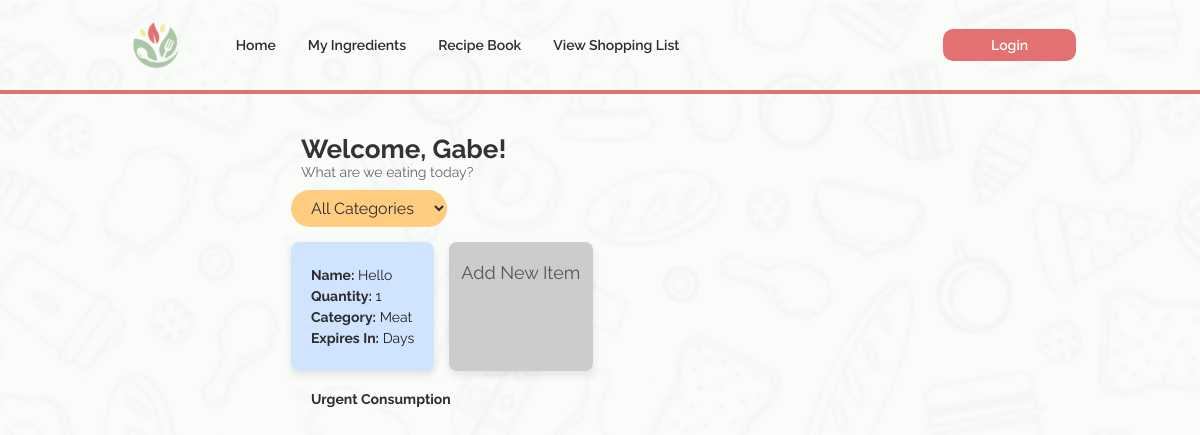
Page /ingredient/ on the earlier database version.
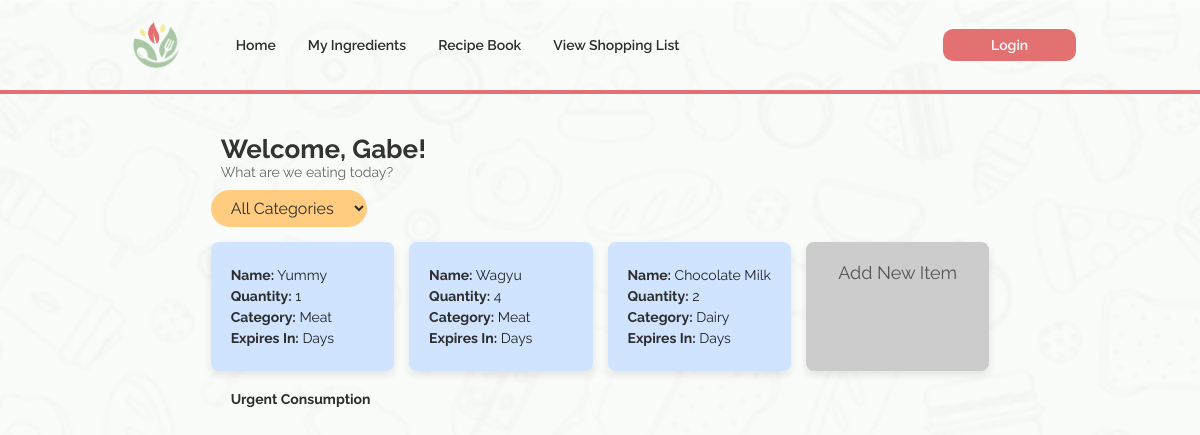
Same page on the later database version.
### apps/ingredient/models.py (models this page shows, shortened)
class Ingredient(models.Model):
    CATEGORY_CHOICES = [
        ('Meat', 'Meat'),
        ('Vegetable', 'Vegetable'),
        ('Dairy', 'Dairy'),
        ('Fruit', 'Fruit'),
    ]
    ingredient_id = models.AutoField(primary_key=True)
    name = models.CharField(max_length=100)
    quantity = models.IntegerField(default=1)  # Add this field for quantity
    category = models.CharField(max_length=100, choices=CATEGORY_CHOICES)
    image = models.ImageField(upload_to='ingredient/', null=True, blank=True)
    date_purchased = models.DateField(null=True, blank=True)  # Add this field for the purchase date
    expiry_date = models.DateField(null=True, blank=True)     # Add this field for expiry date

### apps/ingredient/views.py (the view)
# urls.py: path('', IngredientListView.as_view(), name='ingredient-list'),
class IngredientListView(ListView):
    model = Ingredient
    template_name = 'ingredient_list.html'
    context_object_name = 'ingredients'

### apps/ingredient/templates/ingredient_list.html (shortened to what this page needs)
{% extends "base.html" %}
{% block content %}
<div class="container">
    <h2>Welcome, Gabe!</h2>
    <p>What are we eating today?</p>
    <div class="filter-container">
        <select id="categoryFilter" class="filter-select" onchange="filterCategory()">
            <option value="all">All Categories</option>
        </select>
    </div>
    <div class="inventory-grid">
        {% for ingredient in ingredients %}
        <div class="inventory-item" data-category="{{ ingredient.category }}">
            <p><b>Name:</b> {{ ingredient.name }}</p>
            <p><b>Quantity:</b> {{ ingredient.quantity }}</p>
            <p><b>Category:</b> {{ ingredient.category }}</p>
            <p><b>Expires In:</b> {{ ingredient.days_until_expiry }} Days</p>
        </div>
        {% endfor %}
        <div class="add-item">
            <a href="/ingredient/new/">Add New Item</a>
        </div>
    </div>
    <div class ="title"><h3>Urgent Consumption</h3></div>
</div>
{% endblock %}

Differences in the rows shown:
changed Ingredient: name "Hello" → "Yummy"
added Ingredient: name "Wagyu", quantity "4", category "Meat"
added Ingredient: name "Chocolate Milk", quantity "2", category "Dairy"
